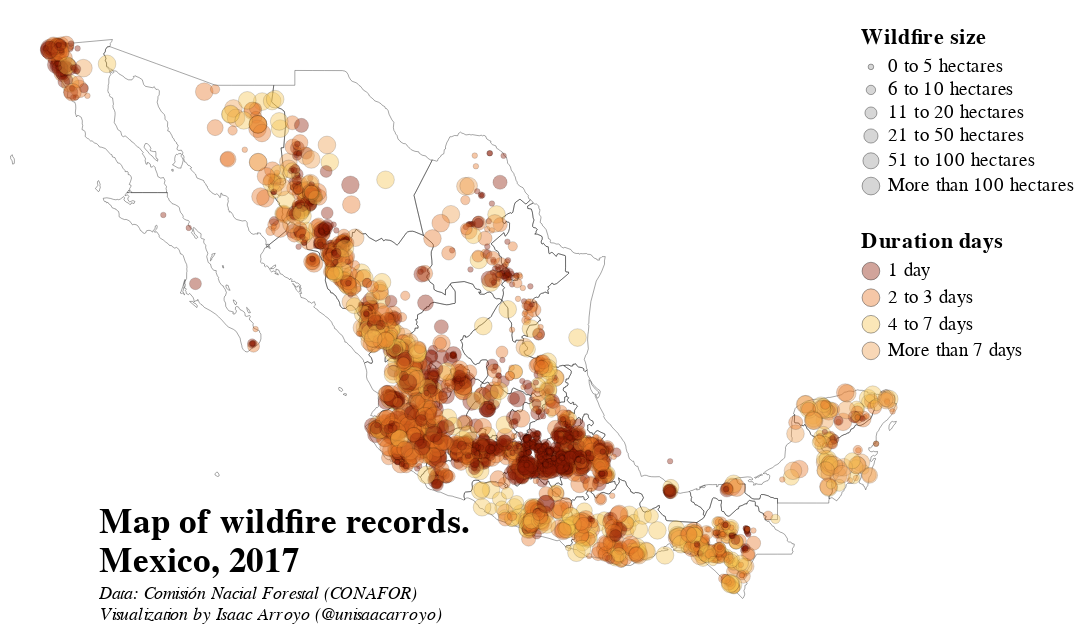

Notebook code cell kept with this figure:
### Markdown cell above
***
**CONAFOR** (National Forest Commission) is responsible for all the programs and management of forest and vegetation in Mexico, including wildfire records.

The available records I could get from Mexico's open data platform were from 2017.

Here, I'm presenting a static and interactive map that showcases Mexico's situation throughout that year.
***

### Code cell
# Base Map
base = alt.Chart(data=gdf_mx_states_all).mark_geoshape(fill='transparent', stroke='black', strokeWidth=0.2)

caption_p1 = alt.Chart({'values':[{}]}).mark_text(align='left', font='Georgia', fontStyle='italic', fontSize=10)\
.encode(x=alt.value(50),y=alt.value(330),text=alt.value(['Data: Comisión Nacial Forestal (CONAFOR)',
                                                         'Visualization by Isaac Arroyo (@unisaacarroyo)']))

points = alt.Chart(gdf_wildfires_points.sample(n=5000)).mark_circle(opacity=0.4, stroke='black', strokeWidth=0.2)\
         .encode(latitude = alt.Latitude(shorthand='Latitude'),
                 longitude = alt.Longitude(shorthand='Longitude'),
                 color = alt.Color(shorthand='DurationDays:N',
                                   scale = alt.Scale(range=['#8d1c06','#e67424','#f5c34d','#ed9b49',]),
                                   legend = alt.Legend(title='Duration days', orient='none', legendX=475,
                                                       legendY=120, symbolStrokeWidth=0.5)),
                 size = alt.Size(shorthand='TypeSize:O',
                                 legend = alt.Legend(title='Wildfire size', orient='none', legendX=475,
                                                     legendY=5, symbolStrokeWidth=0.5),
                                 sort=['0 to 5 hectares', '6 to 10 hectares',
                                       '11 to 20 hectares','21 to 50 hectares',
                                       '51 to 100 hectares','More than 100 hectares'],
                                 scale = alt.Scale(range=[10,100])),
                 tooltip = [alt.Tooltip(shorthand='State', title='State'),
                            alt.Tooltip(shorthand='DurationDays', title='Duration days'),
                            alt.Tooltip(shorthand='TotalHectares', title='Affected area (ha)'),
                            alt.Tooltip(shorthand='Month', title='When?')]
                )
p1 = base + points + caption_p1
p1 = p1\
.properties(width=500, height=350,
              title=alt.TitleParams(text=['Map of wildfire records.',' Mexico, 2017'],
                                    orient="none", align='left',dx=50, dy=280,
                                    fontSize=20 
                                   )
           )\
.configure(font='Georgia', background='white')\
.configure_view(stroke=None)\
.configure_legend(fillColor = 'transparent', padding= 5, cornerRadius=10,
                  labelFontSize = 10.5, titleFontSize = 12.5)

p1

### Figure 1 — Vega-Lite specification as saved in the notebook (floating-point values rounded to 4 significant figures; data arrays with more than 128 entries replaced by an {"elided": "..."} marker saying what was removed)
{"config": {"view": {"continuousWidth": 400, "continuousHeight": 300, "stroke": null}, "background": "white", "font": "Georgia", "legend": {"cornerRadius": 10, "fillColor": "transparent", "labelFontSize": 10.5, "padding": 5, "titleFontSize": 12.5}}, "layer": [{"data": {"name": "data-3d41621a1e4b72ea77e9abad84af8b88"}, "mark": {"type": "geoshape", "fill": "transparent", "stroke": "black", "strokeWidth": 0.2}}, {"data": {"name": "data-a20a06254d71412b8cae6c0ca94cda57"}, "mark": {"type": "circle", "opacity": 0.4, "stroke": "black", "strokeWidth": 0.2}, "encoding": {"color": {"field": "DurationDays", "legend": {"legendX": 475, "legendY": 120, "orient": "none", "symbolStrokeWidth": 0.5, "title": "Duration days"}, "scale": {"range": ["#8d1c06", "#e67424", "#f5c34d", "#ed9b49"]}, "type": "nominal"}, "latitude": {"field": "Latitude", "type": "quantitative"}, "longitude": {"field": "Longitude", "type": "quantitative"}, "size": {"field": "TypeSize", "legend": {"legendX": 475, "legendY": 5, "orient": "none", "symbolStrokeWidth": 0.5, "title": "Wildfire size"}, "scale": {"range": [10, 100]}, "sort": ["0 to 5 hectares", "6 to 10 hectares", "11 to 20 hectares", "21 to 50 hectares", "51 to 100 hectares", "More than 100 hectares"], "type": "ordinal"}, "tooltip": [{"field": "State", "title": "State", "type": "nominal"}, {"field": "DurationDays", "title": "Duration days", "type": "nominal"}, {"field": "TotalHectares", "title": "Affected area (ha)", "type": "quantitative"}, {"field": "Month", "title": "When?", "type": "nominal"}]}}, {"data": {"name": "empty"}, "mark": {"type": "text", "align": "left", "font": "Georgia", "fontSize": 10, "fontStyle": "italic"}, "encoding": {"text": {"value": ["Data: Comisión Nacial Forestal (CONAFOR)", "Visualization by Isaac Arroyo (@unisaacarroyo)"]}, "x": {"value": 50}, "y": {"value": 330}}}], "height": 350, "title": {"text": ["Map of wildfire records.", " Mexico, 2017"], "align": "left", "dx": 50, "dy": 280, "fontSize": 20, "orient": "none"}, "width": 500, "$schema": "https://vega.github.io/schema/vega-lite/v4.17.0.json", "datasets": {"data-3d41621a1e4b72ea77e9abad84af8b88": [{"HectaresANP": 1666.0, "NumWildfires": 79, "State": "Aguascalientes", "TotalHectares": 4735.0, "id": "AS", "type": "Feature", "geometry": {"type": "Polygon", "coordinates": [[[-101.8, 22.02], [-101.9, 21.96], [-102.0, 21.92], [-102.0, 21.87], [-102.1, 21.77], [-102.1, 21.74], [-102.2, 21.68], [-102.3, 21.67], [-102.5, 21.71], [-102.6, 21.77], [-102.7, 21.78], [-102.8, 21.75], [-102.8, 21.79], [-102.9, 21.85], [-102.8, 21.93], [-102.7, 22.08], [-102.7, 22.14], [-102.6, 22.21], [-102.7, 22.26], [-102.6, 22.31], [-102.5, 22.31], [-102.5, 22.35], [-102.3, 22.4], [-102.3, 22.46], [-102.2, 22.37], [-102.2, 22.37], [-102.1, 22.33], [-102.1, 22.29], [-102.0, 22.28], [-102.0, 22.25], [-102.0, 22.15], [-102.0, 22.12], [-101.9, 22.08], [-101.8, 22.02]]]}}, {"HectaresANP": 0.0, "NumWildfires": 193, "State": "Baja California", "TotalHectares": 50950.0, "id": "BC", "type": "Feature", "geometry": {"type": "MultiPolygon", "coordinates": {"elided": "6 rows, 430 float values in total"}}}, {"HectaresANP": 21.0, "NumWildfires": 14, "State": "Baja California Sur", "TotalHectares": 76.64, "id": "BS", "type": "Feature", "geometry": {"type": "MultiPolygon", "coordinates": {"elided": "8 rows, 596 float values in total"}}}, {"HectaresANP": 9168.0, "NumWildfires": 29, "State": "Campeche", "TotalHectares": 13820.0, "id": "CC", "type": "Feature", "geometry": {"type": "MultiPolygon", "coordinates": {"elided": "2 rows, 254 float values in total"}}}, {"HectaresANP": 5776.0, "NumWildfires": 390, "State": "Chiapas", "TotalHectares": 13000.0, "id": "CS", "type": "Feature", "geometry": {"type": "MultiPolygon", "coordinates": {"elided": "2 rows, 234 float values in total"}}}, {"HectaresANP": 7945.0, "NumWildfires": 808, "State": "Chihuahua", "TotalHectares": 87230.0, "id": "CH", "type": "Feature", "geometry": {"type": "Polygon", "coordinates": {"elided": "1x164x2 float values"}}}, {"HectaresANP": 894.5, "NumWildfires": 653, "State": "Ciudad de México", "TotalHectares": 2345.0, "id": "DF", "type": "Feature", "geometry": {"type": "Polygon", "coordinates": [[[-98.96, 19.09], [-99.02, 19.09], [-99.04, 19.06], [-99.13, 19.1], [-99.23, 19.11], [-99.29, 19.14], [-99.31, 19.17], [-99.33, 19.3], [-99.31, 19.36], [-99.26, 19.36], [-99.18, 19.48], [-99.15, 19.54], [-99.12, 19.57], [-99.04, 19.43], [-99.05, 19.36], [-98.99, 19.34], [-98.96, 19.26], [-98.97, 19.2], [-98.94, 19.12], [-98.96, 19.09]]]}}, {"HectaresANP": 4407.0, "NumWildfires": 154, "State": "Coahuila", "TotalHectares": 10290.0, "id": "CL", "type": "Feature", "geometry": {"type": "Polygon", "coordinates": {"elided": "1x178x2 float values"}}}, {"HectaresANP": 8.24, "NumWildfires": 84, "State": "Colima", "TotalHectares": 2030.0, "id": "CM", "type": "Feature", "geometry": {"type": "MultiPolygon", "coordinates": [[[[-110.9, 18.73], [-111.0, 18.72], [-111.1, 18.77], [-111.1, 18.82], [-111.0, 18.87], [-111.0, 18.84], [-110.9, 18.76], [-110.9, 18.73]]], [[[-103.9, 19.4], [-103.7, 19.43], [-103.7, 19.49], [-103.6, 19.49], [-103.6, 19.41], [-103.5, 19.35], [-103.5, 19.32], [-103.5, 19.27], [-103.5, 19.2], [-103.5, 19.09], [-103.5, 19.02], [-103.5, 18.97], [-103.5, 18.92], [-103.6, 18.88], [-103.6, 18.8], [-103.7, 18.78], [-103.7, 18.72], [-103.7, 18.69], [-103.8, 18.74], [-104.0, 18.85], [-104.0, 18.87], [-104.2, 18.97], [-104.3, 19.02], [-104.3, 19.08], [-104.4, 19.11], [-104.5, 19.1], [-104.5, 19.13], [-104.6, 19.15], [-104.5, 19.25], [-104.5, 19.25], [-104.4, 19.29], [-104.4, 19.27], [-104.3, 19.29], [-104.3, 19.31], [-104.2, 19.32], [-104.2, 19.37], [-104.2, 19.4], [-104.1, 19.47], [-104.1, 19.54], [-104.0, 19.49], [-103.9, 19.44], [-103.9, 19.4]]]]}}, {"HectaresANP": 0.0, "NumWildfires": 509, "State": "Durango", "TotalHectares": 41010.0, "id": "DG", "type": "Feature", "geometry": {"type": "Polygon", "coordinates": {"elided": "1x160x2 float values"}}}, {"HectaresANP": 1913.0, "NumWildfires": 54, "State": "Guanajuato", "TotalHectares": 7665.0, "id": "GT", "type": "Feature", "geometry": {"type": "Polygon", "coordinates": {"elided": "1x108x2 float values"}}}, {"HectaresANP": 219.3, "NumWildfires": 248, "State": "Guerrero", "TotalHectares": 24070.0, "id": "GR", "type": "Feature", "geometry": {"type": "Polygon", "coordinates": {"elided": "1x140x2 float values"}}}, {"HectaresANP": 43.91, "NumWildfires": 303, "State": "Hidalgo", "TotalHectares": 2959.0, "id": "HG", "type": "Feature", "geometry": {"type": "Polygon", "coordinates": {"elided": "1x108x2 float values"}}}, {"HectaresANP": 48660.0, "NumWildfires": 759, "State": "Jalisco", "TotalHectares": 189800.0, "id": "JC", "type": "Feature", "geometry": {"type": "Polygon", "coordinates": {"elided": "1x249x2 float values"}}}, {"HectaresANP": 872.8, "NumWildfires": 808, "State": "Michoacán", "TotalHectares": 14490.0, "id": "MN", "type": "Feature", "geometry": {"type": "Polygon", "coordinates": {"elided": "1x156x2 float values"}}}, {"HectaresANP": 2383.0, "NumWildfires": 228, "State": "Morelos", "TotalHectares": 3406.0, "id": "MS", "type": "Feature", "geometry": {"type": "Polygon", "coordinates": [[[-98.96, 19.09], [-98.89, 19.07], [-98.84, 19.04], [-98.81, 18.97], [-98.76, 18.96], [-98.71, 18.97], [-98.65, 19.02], [-98.66, 18.89], [-98.73, 18.81], [-98.67, 18.7], [-98.69, 18.68], [-98.75, 18.69], [-98.73, 18.59], [-98.7, 18.54], [-98.68, 18.43], [-98.72, 18.43], [-98.81, 18.49], [-98.88, 18.48], [-98.93, 18.44], [-98.94, 18.4], [-99.05, 18.35], [-99.06, 18.38], [-99.1, 18.43], [-99.14, 18.5], [-99.15, 18.54], [-99.2, 18.56], [-99.23, 18.53], [-99.24, 18.45], [-99.33, 18.45], [-99.34, 18.5], [-99.41, 18.53], [-99.47, 18.61], [-99.51, 18.62], [-99.5, 18.67], [-99.47, 18.8], [-99.44, 18.82], [-99.39, 18.9], [-99.31, 18.93], [-99.31, 18.98], [-99.33, 19.03], [-99.32, 19.1], [-99.29, 19.14], [-99.23, 19.11], [-99.13, 19.1], [-99.04, 19.06], [-99.02, 19.09], [-98.96, 19.09]]]}}, {"HectaresANP": 4306.0, "NumWildfires": 1450, "State": "México", "TotalHectares": 11740.0, "id": "MC", "type": "Feature", "geometry": {"type": "Polygon", "coordinates": {"elided": "1x97x2 float values"}}}, {"HectaresANP": 12110.0, "NumWildfires": 110, "State": "Nayarit", "TotalHectares": 32290.0, "id": "NT", "type": "Feature", "geometry": {"type": "MultiPolygon", "coordinates": {"elided": "3 rows, 194 float values in total"}}}, {"HectaresANP": 69.36, "NumWildfires": 47, "State": "Nuevo León", "TotalHectares": 733.5, "id": "NL", "type": "Feature", "geometry": {"type": "Polygon", "coordinates": {"elided": "1x158x2 float values"}}}, {"HectaresANP": 26.75, "NumWildfires": 268, "State": "Oaxaca", "TotalHectares": 42080.0, "id": "OC", "type": "Feature", "geometry": {"type": "Polygon", "coordinates": {"elided": "1x189x2 float values"}}}, {"HectaresANP": 755.1, "NumWildfires": 519, "State": "Puebla", "TotalHectares": 10790.0, "id": "PL", "type": "Feature", "geometry": {"type": "Polygon", "coordinates": {"elided": "1x172x2 float values"}}}, {"HectaresANP": 1004.0, "NumWildfires": 36, "State": "Querétaro", "TotalHectares": 2557.0, "id": "QT", "type": "Feature", "geometry": {"type": "Polygon", "coordinates": {"elided": "1x71x2 float values"}}}, {"HectaresANP": 688.3, "NumWildfires": 64, "State": "Quintana Roo", "TotalHectares": 9631.0, "id": "QR", "type": "Feature", "geometry": {"type": "MultiPolygon", "coordinates": {"elided": "2 rows, 328 float values in total"}}}, {"HectaresANP": 270.7, "NumWildfires": 84, "State": "San Luis Potosí", "TotalHectares": 4378.0, "id": "SP", "type": "Feature", "geometry": {"type": "Polygon", "coordinates": {"elided": "1x149x2 float values"}}}, {"HectaresANP": 0.0, "NumWildfires": 46, "State": "Sinaloa", "TotalHectares": 3354.0, "id": "SL", "type": "Feature", "geometry": {"type": "MultiPolygon", "coordinates": {"elided": "2 rows, 370 float values in total"}}}, {"HectaresANP": 10550.0, "NumWildfires": 76, "State": "Sonora", "TotalHectares": 104300.0, "id": "SR", "type": "Feature", "geometry": {"type": "MultiPolygon", "coordinates": {"elided": "4 rows, 420 float values in total"}}}, {"HectaresANP": 866.2, "NumWildfires": 20, "State": "Tabasco", "TotalHectares": 985.6, "id": "TC", "type": "Feature", "geometry": {"type": "Polygon", "coordinates": {"elided": "1x108x2 float values"}}}, {"HectaresANP": 498.7, "NumWildfires": 17, "State": "Tamaulipas", "TotalHectares": 2670.0, "id": "TS", "type": "Feature", "geometry": {"type": "Polygon", "coordinates": {"elided": "1x185x2 float values"}}}, {"HectaresANP": 696.5, "NumWildfires": 376, "State": "Tlaxcala", "TotalHectares": 2395.0, "id": "TL", "type": "Feature", "geometry": {"type": "Polygon", "coordinates": [[[-98.64, 19.46], [-98.65, 19.51], [-98.69, 19.53], [-98.71, 19.58], [-98.66, 19.59], [-98.57, 19.63], [-98.53, 19.61], [-98.49, 19.64], [-98.46, 19.62], [-98.33, 19.61], [-98.27, 19.71], [-98.19, 19.68], [-98.14, 19.67], [-98.09, 19.67], [-98.03, 19.69], [-98.03, 19.64], [-97.98, 19.62], [-97.94, 19.58], [-97.84, 19.54], [-97.88, 19.51], [-97.84, 19.44], [-97.79, 19.46], [-97.76, 19.45], [-97.7, 19.39], [-97.64, 19.37], [-97.62, 19.32], [-97.67, 19.28], [-97.73, 19.31], [-97.78, 19.3], [-97.83, 19.31], [-97.88, 19.28], [-97.85, 19.21], [-97.88, 19.17], [-97.93, 19.16], [-98.05, 19.21], [-98.11, 19.13], [-98.19, 19.11], [-98.35, 19.24], [-98.38, 19.29], [-98.43, 19.34], [-98.47, 19.44], [-98.49, 19.45], [-98.55, 19.44], [-98.64, 19.46]]]}}, {"HectaresANP": 655.2, "NumWildfires": 238, "State": "Veracruz", "TotalHectares": 3220.0, "id": "VZ", "type": "Feature", "geometry": {"type": "Polygon", "coordinates": {"elided": "1x262x2 float values"}}}, {"HectaresANP": 4365.0, "NumWildfires": 103, "State": "Yucatán", "TotalHectares": 11010.0, "id": "YN", "type": "Feature", "geometry": {"type": "Polygon", "coordinates": {"elided": "1x84x2 float values"}}}, {"HectaresANP": 9485.0, "NumWildfires": 129, "State": "Zacatecas", "TotalHectares": 16310.0, "id": "ZS", "type": "Feature", "geometry": {"type": "Polygon", "coordinates": {"elided": "1x215x2 float values"}}}], "data-a20a06254d71412b8cae6c0ca94cda57": {"elided": "5000 records"}, "empty": [{}]}}
